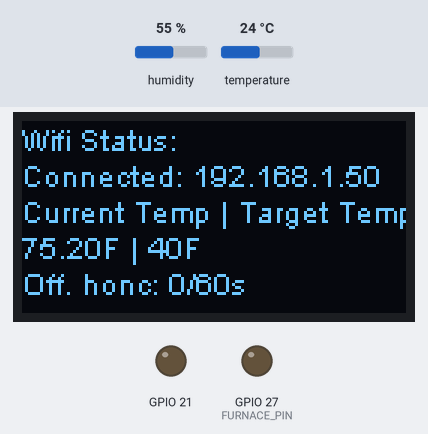
A sketch run on a simulated ESP32. On the bench: 128×64 one-colour display, output pins drawn as LEDs (lit = HIGH). The inputs (shaded band) are chosen by the test bench; at power-on: temperature 24 °C, humidity 55 %. WiFi joins after 1.5 s; servers stay silent unless stated; EEPROM starts erased; what the sketch prints to the serial monitor is not drawn.

Above: at 3.3 s.
3.4 s: temperature set to 3 °C
At 5.6 s:
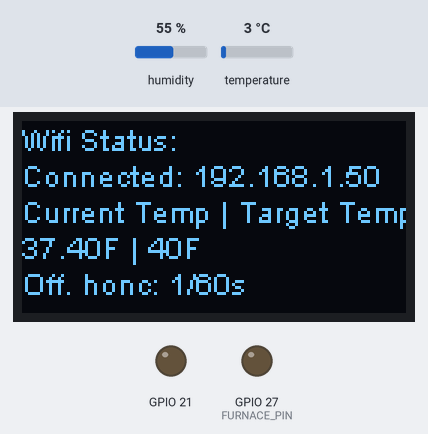
7.3 s: temperature set to 12 °C
At 10.0 s:
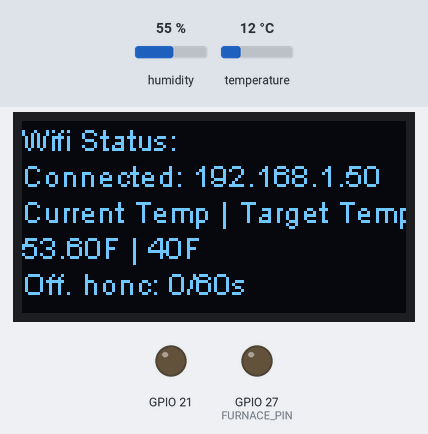
10.3 s: temperature set to 19 °C
At 11.8 s:
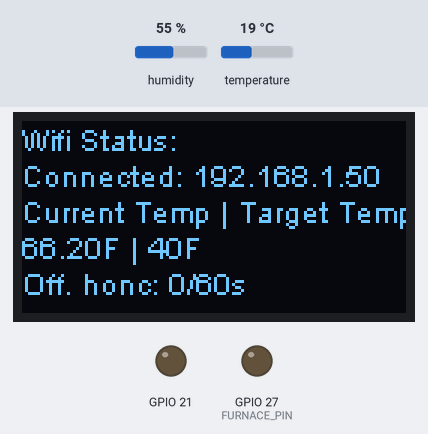
Timing chart, 0 to 13.3 s (numbered marks = the images above; inputs shaded):
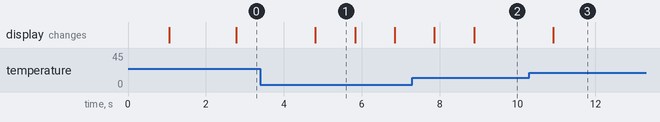

Measured:
- after the input at 3.4 s, the display: changes after 1.4 s (image 1)
- after the input at 10.3 s, the display: changes after 0.62 s (image 3)
- what the display in image 1 shows lasts 1.0 s, from 4.8 s to 5.8 s

The sketch:

thermostat.ino
```cpp
/*
  Author: Ryan Wise
  Note: Use at your own risk, this is running on my pole barn and is working fine but do not run untrusted code on your own arduino connected to a furnace.
*/

#include <Wire.h>
#include <WiFi.h>
#include <WiFiClient.h>
#include <WebServer.h>
#include <ESPmDNS.h>
#include "HT_SSD1306Wire.h"
#include <DHT.h>
#include <EEPROM.h>

#define EEPROM_SIZE 1

#define DHTPIN 22
#define DHTTYPE DHT22

#define FURNACE_PIN 27

#define SOFT_RESTART 0
#define HARD_RESTART 1

// NOT recommended: Usually doesn't fix not connecting problem
// Soft Restart: WiFi gets reinitialized
//#define WIFI_ERR_RESTART_TYPE SOFT_RESTART
// Hard Restart: ESP32 restarts
#define WIFI_ERR_RESTART_TYPE HARD_RESTART

SSD1306Wire  display(0x3c, 500000, SDA_OLED, SCL_OLED, GEOMETRY_128_64, RST_OLED); // addr , freq , i2c group , resolution , rst
WebServer server(80);
DHT dht(DHTPIN, DHTTYPE);

String ConnectionState = String("");
String Temp = String("Unknown");
String humidity = String("Unknown");

// START CONFIG
const char* ssid = "your_ssid";
const char* password = "your_password";

const int minTemp = 40;
const int maxTemp = 85;
const int defaultTemp = minTemp;

const int maxRestarts = 8;

// ticks per second
const int tickRate = 1;

// 5 min cooldown time
const int cooldownTimeInSeconds = 15 * 60;
const int maxFurnaceOnTime = 30 * 60; // 30 minutes
// END CONFIG

// hacky fix to make sure the temperture is consistently lower than target for over
// a minute
const int HEAT_ON_COUNT_TO_START = 60;
int heatOnCounter = 0;

// same as above but for heat off
const int HEAT_OFF_COUNT_TO_STOP = 60;
int heatOffCounter = 0;

// START GLOBAL
unsigned long lastTickTime;
int currentTemp = 0;
int targetTemp = defaultTemp;
bool furnaceOn = false;
bool cooldown = false;

// In Seconds
int furnaceOnFor = 0;
int cooldownTimer = 0;
// END GLOBAL

// START EEPROM
int wifiErrorRestarts = 0;
bool automatedRestart = false;
bool hitMaxRestarts = false;
// END EEPROM

void VextON(void)
{
  pinMode(Vext,OUTPUT);
  digitalWrite(Vext, LOW);
}

void VextOFF(void) //Vext default OFF
{
  pinMode(Vext,OUTPUT);
  digitalWrite(Vext, HIGH);
}

void HandleRoot() {
  String output = "";
  output += String("Humidity: ");
  output += humidity + String("\n");
  output += String("Current Temp | Target Temp: \n");
  output += String(Temp) + String("\n");
  String furnaceState;
  if (furnaceOn) {
    furnaceState = String("Furnace On For: ") + furnaceOnFor + String("s\n");
  } else if (cooldown) {
    furnaceState = String("Cooling Down For: ") + cooldownTimer + String("s\n");
  } else {
    furnaceState = "Furnace Off \n";
  }
  output += furnaceState;

  server.send(200, "text/plain", output);
}

void HandleNotFound() {
  server.send(404, "text/plain", "Not found");
}


void HandleTemp() {

  if (server.args() != 1) {
    server.send(400, "application/json", "{\"error\": \"no temp query param passed\"}");
  }

  setTargetTemp(server.arg(0).toInt());

  server.send(200, "application/json", "{\"message\": \"success\"}");
}

void WriteRestartInfoAndRestart(int restarts, bool automated) {
  Serial.println("Restarts: " + String(restarts));
  int infoByte = 0;
  infoByte = restarts & 0b00001111;
  infoByte = infoByte | (((int)automated & 1) << 4);
  Serial.println("InfoByte: " + String(infoByte));
  EEPROM.write(0, infoByte);
  EEPROM.commit();
  delay(500);
  ESP.restart();
}

void SetupWifi() {
  WiFi.begin(ssid, password);
  Serial.println(String("Connecting to ") + String(ssid));

  updateTemp();

  // Wait for connection
  int dotCount = 0;
  int notConnectedCounter = 0;
  while (WiFi.status() != WL_CONNECTED) {
    vTaskDelay(100);
    Serial.print(".");

    if (dotCount == 8) {
      dotCount = 0;
    }
    if (dotCount == 0) {
      ConnectionState = String("Connecting to: ") + String(ssid);
    }

    ConnectionState = String(ConnectionState)+ String(".");
    dotCount++;
    notConnectedCounter++;


    if (notConnectedCounter > 150) {
      if (WIFI_ERR_RESTART_TYPE == SOFT_RESTART) {
        WiFi.disconnect(true);
        WiFi.begin(ssid, password);
        notConnectedCounter = 0;

      } else if (WIFI_ERR_RESTART_TYPE == HARD_RESTART) {
        WriteRestartInfoAndRestart(wifiErrorRestarts+1, true);
      }
    }

    tick();
  }

  Serial.print("Connected to ");
  Serial.println(ssid);
  Serial.print("IP address: ");
  Serial.println(WiFi.localIP());

  ConnectionState = String("Connected: ") + WiFi.localIP().toString();

  if (MDNS.begin("esp32")) {
    Serial.println("MDNS responder started");
  }

  server.on("/", HandleRoot);

  server.on("/temp", HandleTemp);

  server.on("/inline", []() {
    server.send(200, "text/plain", "this works as well");
  });

  server.onNotFound(HandleNotFound);

  server.begin();
  Serial.println("HTTP server started");
}


void heatOn() {
  furnaceOn = true;
  digitalWrite(FURNACE_PIN, HIGH);
}

void heatOff() {
  furnaceOn = false;
  digitalWrite(FURNACE_PIN, LOW);
  furnaceOnFor = 0;
  cooldown = true;
}

void PrintStatus() {
  display.clear();
  display.setFont(ArialMT_Plain_10);
  if (!hitMaxRestarts) {
    display.drawString(0, 0, "Wifi Status: ");
    display.drawString(0, 12, ConnectionState);
  } else {
    display.drawString(0, 0, "Error Connecting!");
    display.drawString(0, 12, "Attempted Restarts: " + String(wifiErrorRestarts));
  }

  display.drawString(0, 24, "Current Temp | Target Temp: ");
  display.drawString(0, 36, Temp);

  String furnaceState;
  if (furnaceOn) {
    furnaceState = String("On: ") + furnaceOnFor + String("s HOFFC: ") + heatOffCounter + String("/") + HEAT_OFF_COUNT_TO_STOP + String("s");
  } else if (cooldown) {
    furnaceState = String("Cooling: ") + cooldownTimer + String("/") + cooldownTimeInSeconds;
  } else {
    furnaceState = String("Off. honc: ") + heatOnCounter + String("/") + HEAT_ON_COUNT_TO_START + String("s");
  }

  display.drawString(0, 48, furnaceState);
  display.display();
}

void updateTemp() {
  float t = dht.readTemperature(true);

  float h = dht.readHumidity();

  Serial.println("Temp: ");
  Serial.println(t);

  humidity = String(h, 2) + String("%");

  currentTemp = int(round(t));
  Temp = String(t, 2) + String("F | ") + String(targetTemp) + String("F");
}

void checkFurnace() {
  if (cooldown) {
    cooldownTimer++;
    if (cooldownTimer >= cooldownTimeInSeconds) {
      cooldown = false;
      cooldownTimer = 0;
    }
    return;
  }

  if (furnaceOn) {
    furnaceOnFor++;
    if (currentTemp >= targetTemp) {
      heatOffCounter++;
    } else {
      heatOffCounter = 0;
    }

    if (heatOffCounter >= HEAT_OFF_COUNT_TO_STOP || currentTemp >= 85 || furnaceOnFor > maxFurnaceOnTime) {
      heatOff();
      heatOffCounter = 0;
    }

  } else {
    // if the currently read temp is lower than target
    if (currentTemp < targetTemp) {
      // add one to heat count in order to turn furnace on
      heatOnCounter++;
      if (heatOnCounter >= HEAT_ON_COUNT_TO_START) {
        heatOn();

        // reset heat on counter
        heatOnCounter = 0;
      }
    } else {
      // if the temperture is higher than target, reset the counter
      heatOnCounter = 0;
    }
  }
}

void setTargetTemp(int temp) {
  if (temp > maxTemp) {
    targetTemp = maxTemp;
  } else if (temp < minTemp) {
    targetTemp = minTemp;
  } else {
    targetTemp = temp;
  }
}

void ReadRestartInfo() {

  int infoByte = EEPROM.read(0);
  Serial.println("Info: " + String(infoByte));
  // Account for blank eeprom
  if (infoByte == 255) {
    infoByte = 0;
  }

  wifiErrorRestarts = infoByte & 0b00001111;
  automatedRestart = infoByte >> 4 & 1;
  // hacky way to implement resetting this
  if (!automatedRestart) {
    wifiErrorRestarts = 0;
  }

  if (wifiErrorRestarts >= maxRestarts) {
    hitMaxRestarts = true;
  }

  // Reset to 0 for automatedRestart flag to work
  EEPROM.write(0, 0);
  EEPROM.commit();
  delay(100);
}


void setup() {
  // Setup display
  display.init();
  display.clear();
  display.display();
  display.setContrast(255);

  if (!EEPROM.begin(EEPROM_SIZE)) {
    display.drawString(0, 0, "Can't init EEPROM");
    display.display();
    delay(100000000000);
  };

  Serial.begin(115200);
  Serial.println();

  ReadRestartInfo();

  VextON();
  delay(100);

  // Temp Sensor
  dht.begin();

  // Furnace Pin
  pinMode(FURNACE_PIN, OUTPUT);

  if (!hitMaxRestarts) {
    SetupWifi();
  }

  lastTickTime = millis();
}

void tick() {
  if (millis() - lastTickTime > (1000 / tickRate)) {
    updateTemp();
    checkFurnace();
    PrintStatus();
    lastTickTime = millis();
  }
}

void loop() {
  delay(5);
  server.handleClient();
  tick();
}
```
